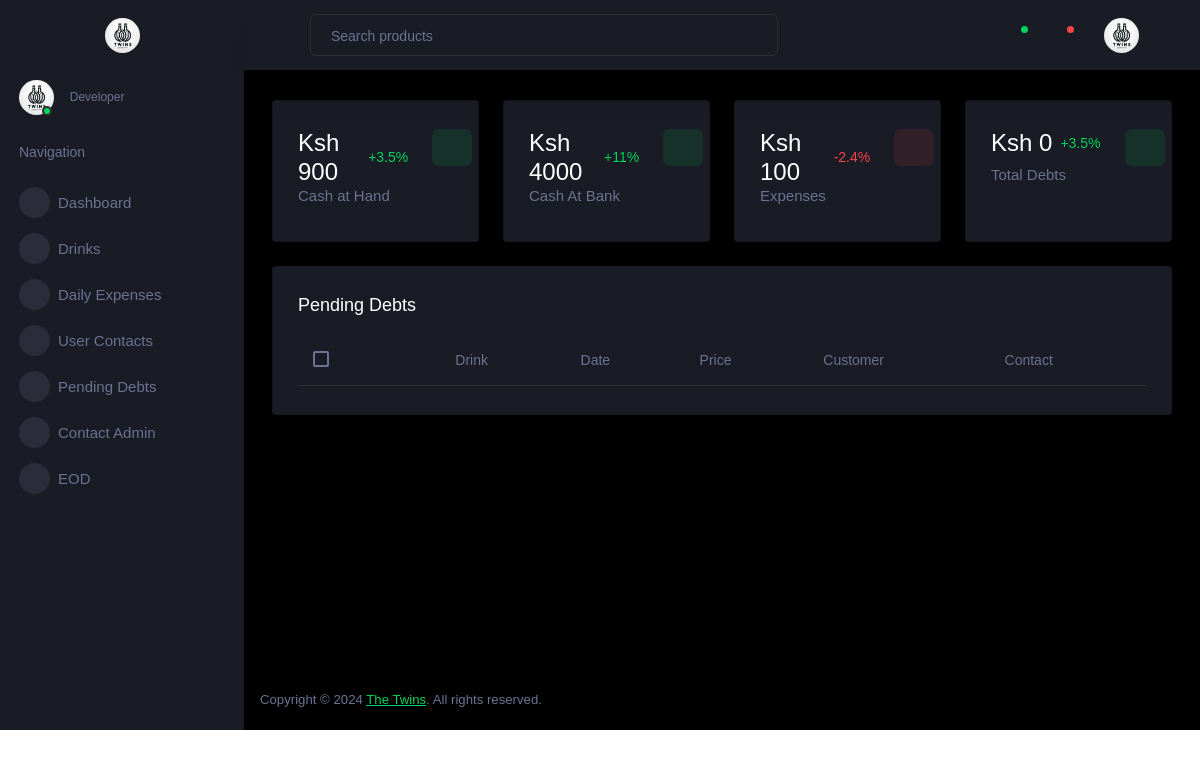
Before: /debts/ with the older database file.
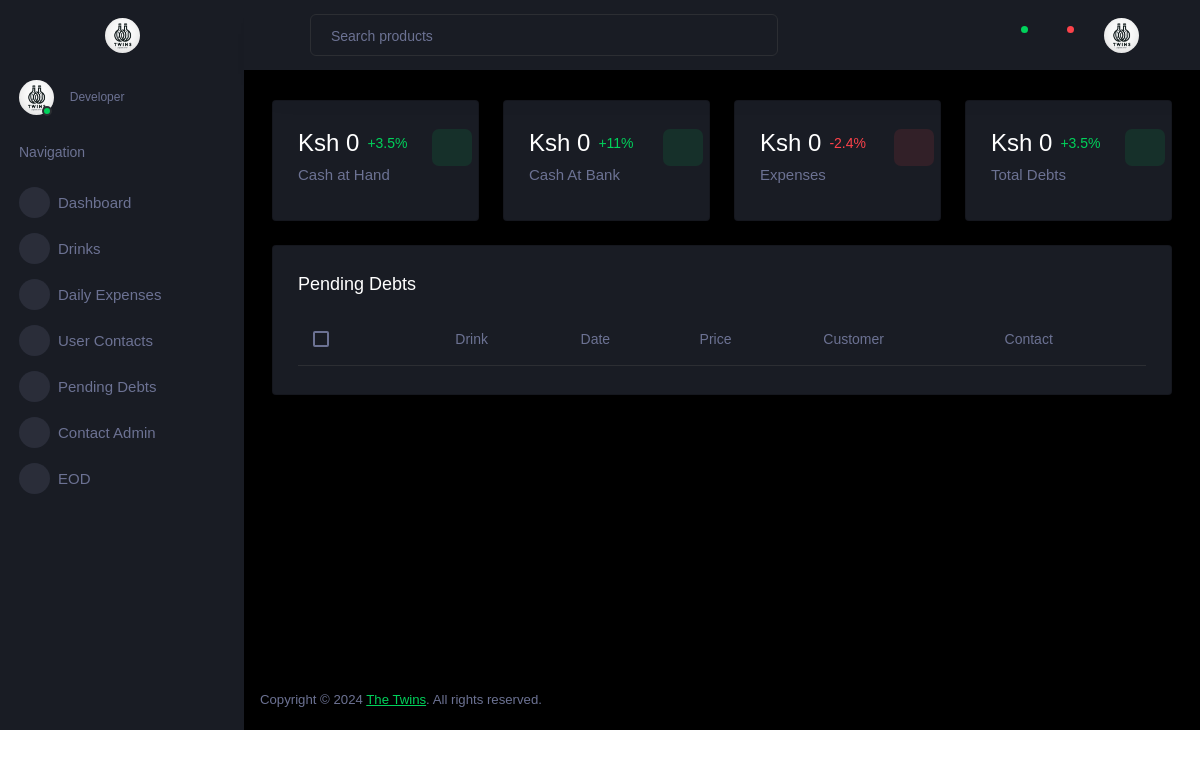
After: the same page with the newer database file.
### Home/models.py (models this page shows, shortened)
class Dashboard(models.Model):
    cash_at_hand = models.IntegerField(default=0, null=True)
    cash_at_bank = models.IntegerField(default=0, null=True)
    expenses = models.IntegerField(default=0, null=True)
    total_sales = models.IntegerField(default=0, null=True)
    debt = models.IntegerField(default=0, null=True)

### Home/views.py (the view)
# urls.py: path('debts/', HomeViews.Debts.as_view(), name="debts"),
class Debts(ListView):
    model = SoldDrinks
    context_object_name = 'debtors'
    template_name = 'Home/debts.html'
    def get_queryset(self):
        return super().get_queryset().filter(status='Debt')
    def get_context_data(self, **kwargs):
        context = super().get_context_data(**kwargs)
        dashboard, created = Dashmodel.objects.get_or_create(pk=1)
        context['dashboard'] = dashboard
        return context

### Home/templates/Home/debts.html (shortened to what this page needs)
{% extends "Home/base.html" %}
{% load static %}
{% block body %}
<div class="row">
  <div class="col-xl-3 col-sm-6 grid-margin stretch-card">
    <div class="card">
      <div class="card-body">
        <div class="row">
          <div class="col-9">
            <div class="d-flex align-items-center align-self-start">
              <h3 class="mb-0">Ksh {{ dashboard.cash_at_hand }}</h3>
              <p class="text-success ms-2 mb-0 font-weight-medium">+3.5%</p>
            </div>
          </div>
          <div class="col-3">
            <div class="icon icon-box-success ">
              <span class="mdi mdi-arrow-top-right icon-item"></span>
            </div>
          </div>
        </div>
        <h6 class="text-muted font-weight-normal">Cash at Hand</h6>
      </div>
    </div>
  </div>
  <div class="col-xl-3 col-sm-6 grid-margin stretch-card">
    <div class="card">
      <div class="card-body">
        <div class="row">
          <div class="col-9">
            <div class="d-flex align-items-center align-self-start">
              <h3 class="mb-0">Ksh {{ dashboard.cash_at_bank }}</h3>
              <p class="text-success ms-2 mb-0 font-weight-medium">+11%</p>
            </div>
          </div>
          <div class="col-3">
            <div class="icon icon-box-success">
              <span class="mdi mdi-arrow-top-right icon-item"></span>
            </div>
          </div>
        </div>
        <h6 class="text-muted font-weight-normal">Cash At Bank</h6>
      </div>
    </div>
  </div>
  <div class="col-xl-3 col-sm-6 grid-margin stretch-card">
    <div class="card">
      <div class="card-body">
        <div class="row">
          <div class="col-9">
            <div class="d-flex align-items-center align-self-start">
              <h3 class="mb-0">Ksh {{ dashboard.expenses }}</h3>
              <p class="text-danger ms-2 mb-0 font-weight-medium">-2.4%</p>
            </div>
          </div>
          <div class="col-3">
            <div class="icon icon-box-danger">
              <span class="mdi mdi-arrow-bottom-left icon-item"></span>
            </div>
          </div>
        </div>
        <h6 class="text-muted font-weight-normal">Expenses</h6>
      </div>
    </div>
  </div>
  <div class="col-xl-3 col-sm-6 grid-margin stretch-card">
    <div class="card">
      <div class="card-body">
        <div class="row">
          <div class="col-9">
            <div class="d-flex align-items-center align-self-start">
              <h3 class="mb-0">Ksh {{ dashboard.debt }}</h3>
              <p class="text-success ms-2 mb-0 font-weight-medium">+3.5%</p>
            </div>
          </div>
          <div class="col-3">
            <div class="icon icon-box-success ">
              <span class="mdi mdi-arrow-top-right icon-item"></span>
            </div>
          </div>
        </div>
        <h6 class="text-muted font-weight-normal">Total Debts</h6>
      </div>
    </div>
  </div>
</div>
<div class="row ">
  <div class="col-12 grid-margin">
    <div class="card">
      <div class="card-body">
        <h4 class="card-title">Pending Debts</h4>
        <div class="table-responsive">
          <table class="table">
            <thead>
              <tr>
                <th>
                  <div class="form-check form-check-muted m-0">
                    <label class="form-check-label">
                    </label>
                  </div>
                </th>
                <th> Drink </th>
                <th> Date </th>
                <th> Price </th>
                <th> Customer </th>
                <th> Contact </th>
              </tr>
            </thead>
          </table>
        </div>
      </div>
    </div>
  </div>
</div>
{% endblock body %}

Changed rows visible on the page:
changed Dashboard: cash_at_hand "900" → "0"; cash_at_bank "4000" → "0"; expenses "100" → "0"
